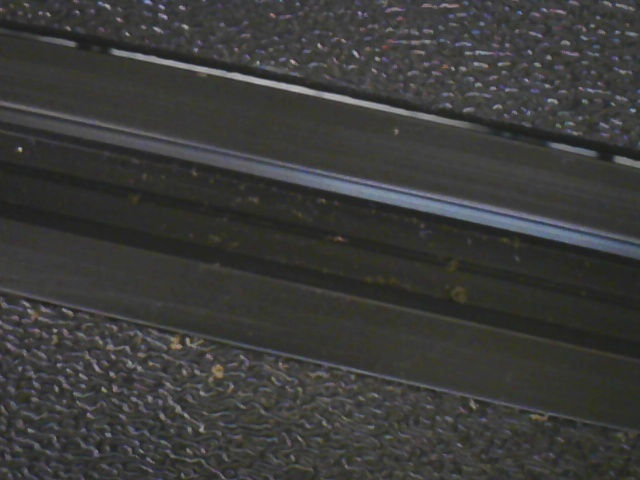
#> input picture rotateInitial.png, 640 x 480 px
$ python image_rotator.py
#> lines starting #> are read from the running program, lines starting #| are printed output that depends on the picture
#Import modules
import cv2
import numpy as np

#Define varibles
angle = 12.7

#Define function
#From https://stackoverflow.com/a/33247373
def rotateAndScale(img, scaleFactor, degreesCCW):
#> called with scaleFactor = 1, degreesCCW = 12.7
    (oldY,oldX) = img.shape #note: numpy uses (y,x) convention but most OpenCV functions use (x,y)
#> oldY = 480; oldX = 640
    M = cv2.getRotationMatrix2D(center=(oldX/2,oldY/2), angle=degreesCCW, scale=scaleFactor) #rotate about center of image.

    #choose a new image size.
    newX,newY = oldX*scaleFactor,oldY*scaleFactor
#> newX = 640; newY = 480
    #include this if you want to prevent corners being cut off
    r = np.deg2rad(degreesCCW)
    newX,newY = (abs(np.sin(r)*newY) + abs(np.cos(r)*newX),abs(np.sin(r)*newX) + abs(np.cos(r)*newY))
#> newX = 729.9; newY = 609

    #the warpAffine function call, below, basically works like this:
    # 1. apply the M transformation on each pixel of the original image
    # 2. save everything that falls within the upper-left "dsize" portion of the resulting image.

    #So I will find the translation that moves the result to the center of that region.
    (tx,ty) = ((newX-oldX)/2,(newY-oldY)/2)
#> tx = 44.93; ty = 64.48
    M[0,2] += tx #third column of matrix holds translation, which takes effect after rotation.
    M[1,2] += ty

    rotatedImg = cv2.warpAffine(img, M, dsize=(int(newX),int(newY)))
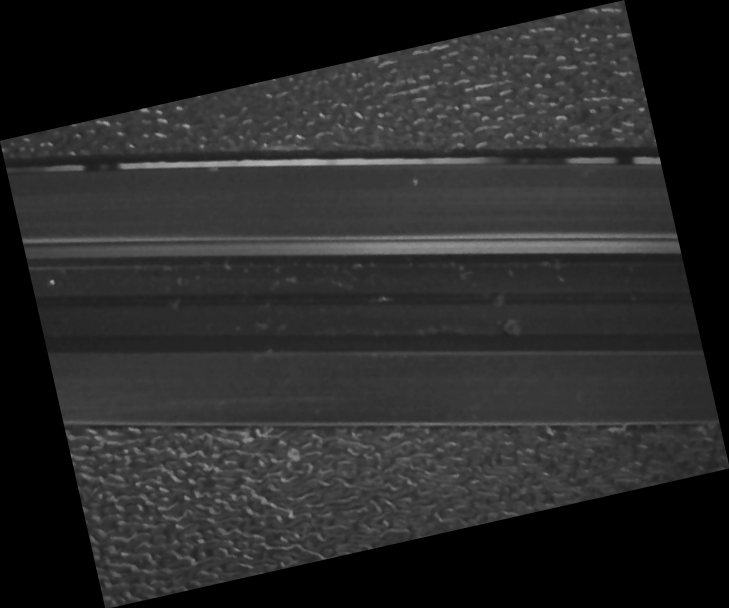
#> rotatedImg: shape (608, 729); min 0, max 185, mean 40.8
    return rotatedImg

#Load image
img = cv2.imread('rotateInitial.png',0)
#Call Function
rot = rotateAndScale(img, 1.0, angle)
#Display rotated image
cv2.imshow('image', rot)

#Closed window
cv2.waitKey(0)
cv2.destroyAllWindows()
